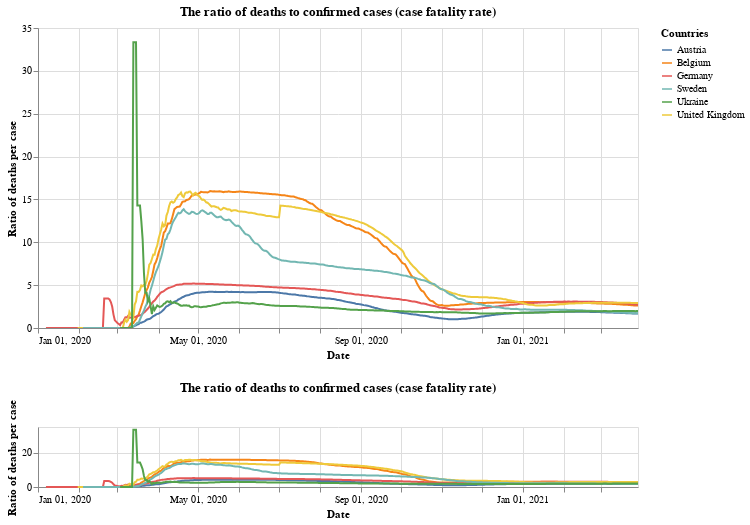

The cell this chart's notebook holds for it:
### Markdown cell above
## Case fatality rate

### Code cell
#collapse
base = alt.Chart(x_small).mark_line().encode(
    x=alt.X("yearmonthdate(date):T", axis=alt.Axis(title='Date')),
    y=alt.Y("ratio:Q", axis=alt.Axis(title='Ratio of deaths per case')),
    tooltip='id',
    color=alt.Color('id', legend=alt.Legend(title="Countries")),
opacity=alt.condition(leg_selection, alt.value(1), alt.value(0.2))
).add_selection(leg_selection).properties(title='The ratio of deaths to confirmed cases (case fatality rate)', width=600)

upper = base.encode(
    alt.X('yearmonthdate(date):T',axis=alt.Axis(title='Date'),
          scale=alt.Scale(domain=brush))
)

lower = base.properties(
    height=60
).add_selection(brush)

upper & lower

### Figure 1 — Vega-Lite specification as saved in the notebook (floating-point values rounded to 4 significant figures; data arrays with more than 128 entries replaced by an {"elided": "..."} marker saying what was removed)
{"config": {"view": {"continuousWidth": 400, "continuousHeight": 300}}, "vconcat": [{"mark": "line", "encoding": {"color": {"type": "nominal", "field": "id", "legend": {"title": "Countries"}}, "opacity": {"condition": {"value": 1, "selection": "selector001"}, "value": 0.2}, "tooltip": {"type": "nominal", "field": "id"}, "x": {"type": "temporal", "axis": {"title": "Date"}, "field": "date", "scale": {"domain": {"selection": "selector004"}}, "timeUnit": "yearmonthdate"}, "y": {"type": "quantitative", "axis": {"title": "Ratio of deaths per case"}, "field": "ratio"}}, "selection": {"selector001": {"type": "multi", "fields": ["id"], "bind": "legend"}}, "title": "The ratio of deaths to confirmed cases (case fatality rate)", "width": 600}, {"mark": "line", "encoding": {"color": {"type": "nominal", "field": "id", "legend": {"title": "Countries"}}, "opacity": {"condition": {"value": 1, "selection": "selector001"}, "value": 0.2}, "tooltip": {"type": "nominal", "field": "id"}, "x": {"type": "temporal", "axis": {"title": "Date"}, "field": "date", "timeUnit": "yearmonthdate"}, "y": {"type": "quantitative", "axis": {"title": "Ratio of deaths per case"}, "field": "ratio"}}, "height": 60, "selection": {"selector001": {"type": "multi", "fields": ["id"], "bind": "legend"}, "selector004": {"type": "interval", "encodings": ["x"]}}, "title": "The ratio of deaths to confirmed cases (case fatality rate)", "width": 600}], "data": {"name": "data-4c2d49abf6512f740b39a5bb8287d9b3"}, "$schema": "https://vega.github.io/schema/vega-lite/v4.8.1.json", "datasets": {"data-4c2d49abf6512f740b39a5bb8287d9b3": {"elided": "2724 records"}}}
